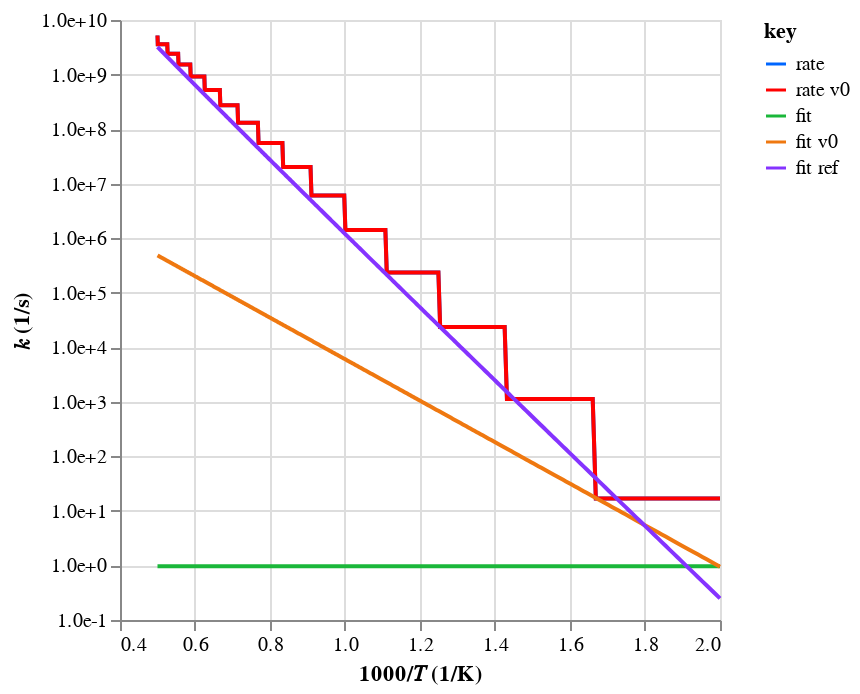

Here is the notebook cell this chart was saved with:
### Code cell
import numpy

import autochem as ac

# Rate data:
T_str = """
    500       600       700       800       900     1e+03   1.1e+03   1.2e+03   1.3e+03
    1.4e+03   1.5e+03   1.6e+03   1.7e+03   1.8e+03   1.9e+03     2e+03
"""
k_str = """
    16.9  1.13e+03  2.35e+04  2.34e+05  1.42e+06  6.09e+06  2.02e+07  5.53e+07  1.31e+08
    2.74e+08  5.22e+08  9.23e+08  1.53e+09   2.4e+09   3.6e+09   5.2e+09
"""
T_vals = list(map(float, T_str.split()))
P_vals = [1]
k_vals = numpy.reshape(list(map(float, k_str.split())), (len(T_vals), len(P_vals)))
rate = ac.rate.data.Rate(
    order=1, T=T_vals, P=P_vals, data=k_vals, units={"substance": "molec"}
)

# Rate data v0:
T_str0 = """
    500       600       700       800       900     1e+03   1.1e+03   1.2e+03   1.3e+03
    1.4e+03   1.5e+03   1.6e+03   1.7e+03   1.8e+03   1.9e+03     2e+03
"""
k_str0 = """
    16.9  1.13e+03  2.35e+04  2.34e+05  1.42e+06  6.09e+06  2.02e+07  5.53e+07  1.31e+08
    2.74e+08  5.22e+08  9.23e+08  1.53e+09   2.4e+09   3.6e+09   5.2e+09
"""
T_vals0 = list(map(float, T_str0.split()))
P_vals0 = [1]
k_vals0 = numpy.reshape(list(map(float, k_str0.split())), (len(T_vals0), len(P_vals0)))
rate0 = ac.rate.data.Rate(
    order=1, T=T_vals0, P=P_vals0, data=k_vals0, units={"substance": "molec"}
)

# Rate fit:
rxn_str = """
S(1206)r0 = C5H6(478) + HO2(8)                    9.710E-01     0.000        0
  PLOG /                              1.000E+00   9.710E-01     0.000        0 /
  PLOG /                              1.000E+01   6.170E+00     0.000        0 /
  PLOG /                              1.000E+02   2.031E+11     0.000    23270 /
! Fitting errors and ranges:
! 1.00e+00 atm: fit betw. 500 and 500 K, MeanAbsErr of 0.0%, MaxAbsErr of 0.0%
! 1.00e+01 atm: fit betw. 500 and 500 K, MeanAbsErr of 0.0%, MaxAbsErr of 0.0%
! 1.00e+02 atm: fit betw. 500 and 600 K, MeanAbsErr of 0.0%, MaxAbsErr of 0.0%
"""
rxn = ac.rate.from_chemkin_string(rxn_str, units={"energy": "cal"})
rate_fit = rxn.rate

# Rate fit v0:
rxn_str0 = """
S(1206)r0 = C5H6(478) + HO2(8)                  3.861E+07     0.000    17409
! Fitting errors and ranges:
! 1.00e+00 atm: fit betw. 500 and 600 K, MeanAbsErr of 0.0%, MaxAbsErr of 0.0%
"""
rxn0 = ac.rate.from_chemkin_string(rxn_str0, units={"energy": "cal"})
rate_fit0 = rxn0.rate

# Rate fit ref:
rxn_str_ = """
S(1206)r0 = HO2(8) + C5H6(478)              8.004E+10     0.5630      29800
"""
rxn_ = ac.rate.from_chemkin_string(rxn_str_, units={"energy": "cal"})
rate_fit_ = rxn_.rate

T_range = (min(T_vals), max(T_vals))
ac.util.plot.arrhenius(
    ks=[rate, rate0, rate_fit, rate_fit0, rate_fit_],
    labels=["rate", "rate v0", "fit", "fit v0", "fit ref"],
    order=1,
    T_range=T_range,
)

### Figure 1 — Vega-Lite specification as saved in the notebook (floating-point values rounded to 4 significant figures; data arrays with more than 128 entries replaced by an {"elided": "..."} marker saying what was removed)
{"config": {"view": {"continuousWidth": 300, "continuousHeight": 300}}, "data": {"name": "data-0d6e725a4fc1cb24115ec018437a54c7"}, "mark": {"type": "line"}, "encoding": {"color": {"field": "key", "scale": {"domain": ["rate", "rate v0", "fit", "fit v0", "fit ref"], "range": ["#0066ff", "#ff0000", "#1ab73a", "#ef7810", "#8533ff"]}, "type": "nominal"}, "x": {"field": "x", "title": "1000/𝑇 (1/K)", "type": "quantitative"}, "y": {"axis": {"format": ".1e", "values": [0.1, 1, 10, 100, 1000, 10000, 100000, 1000000, 10000000, 100000000, 1000000000, 10000000000, 100000000000]}, "field": "value", "scale": {"type": "log"}, "title": "𝑘 (1/s)", "type": "quantitative"}}, "transform": [{"fold": ["rate", "rate v0", "fit", "fit v0", "fit ref"]}], "$schema": "https://vega.github.io/schema/vega-lite/v5.20.1.json", "datasets": {"data-0d6e725a4fc1cb24115ec018437a54c7": {"elided": "500 records"}}}
